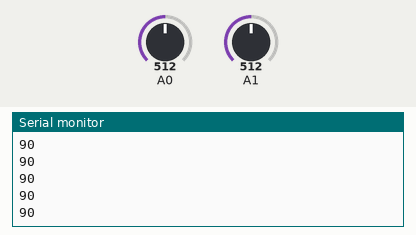
This sketch was run on a simulated Arduino Uno, built with avr-gcc and run on an emulated ATmega328P. Shown: the last lines printed to the serial monitor. Inputs (shaded band) come from the test bench; at power-on: A0 = 512, A1 = 512.

Above: at 1.2 s.
1.3 s: A0 set to 716
At 1.8 s:
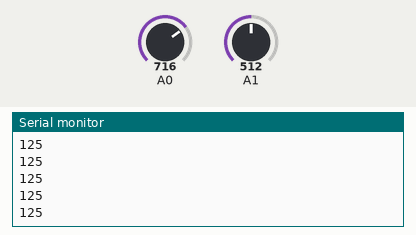
2.8 s: A0 set to 900
At 3.3 s:
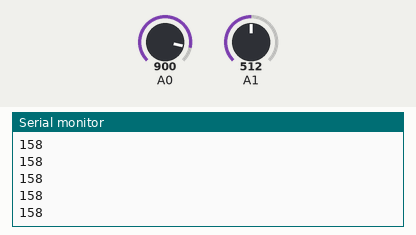
Timing chart, 0 to 5.8 s (numbered marks = the images above; inputs shaded):
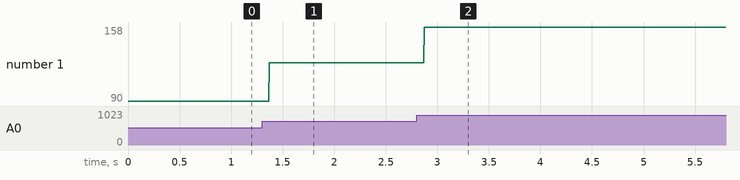

Measured:
- after the input at 1.3 s, the serial monitor: prints a new line after 0.07 s (image 1)
- after the input at 2.8 s, the serial monitor: prints a new line after 0.07 s (image 2)
- plotted number 1: 90 → 125 after the input at 1.3 s, 125 → 158 after the input at 2.8 s

The sketch:

test.ino
```cpp
#include<Servo.h>
Servo camServo;
int x_val;
int y_val;
void setup() {
  Serial.begin(9600);

}

void loop() {
  x_val = analogRead(A0);
  y_val = analogRead(A1);
  // Serial.print(x_val);
  // Serial.print(",");
  // Serial.println(y_val);
  Serial.println(map(x_val,0,1024,0,180));
  camServo.write(map(x_val, 0, 1024, 0, 180));
}
```
